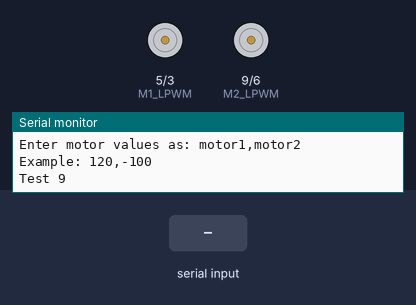
A sketch run on a simulated Arduino Uno, built with avr-gcc and run on an emulated ATmega328P. Parts: motor-driver pin pairs drawn as motors (green arrow = first pin HIGH = forward, orange = second pin HIGH = backward, longer = more drive), the last lines printed to the serial monitor. The test bench sets the inputs (shaded band).

Above: at 1.2 s.
1.3 s: "90,45\n" received over Serial
At 1.7 s:
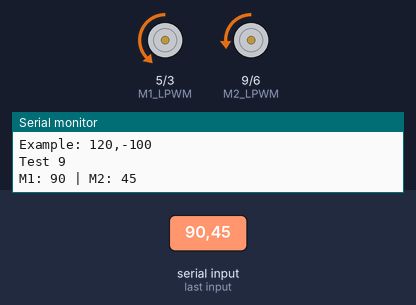
2.8 s: "30,150\n" received over Serial
At 4.0 s:
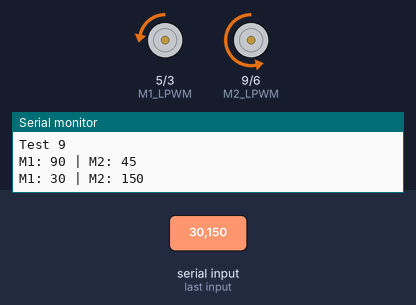
4.3 s: "1,90\n" received over Serial
At 5.1 s:
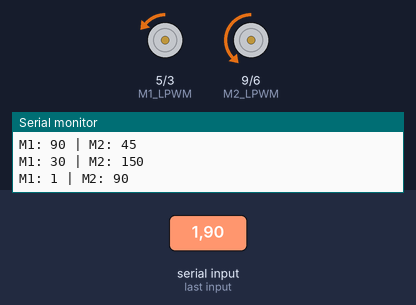
Timing chart, 0 to 7.3 s (numbered marks = the images above; inputs shaded):
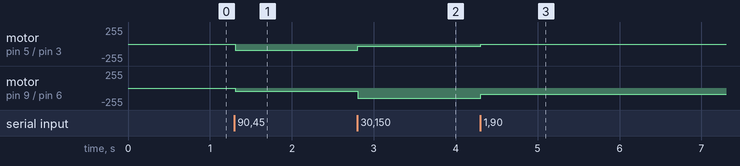

Measured:
- after the input at 1.3 s, motor on pin 5 (M1_LPWM) / pin 3 (M1_RPWM): stopped → backward 90/255 at once; motor on pin 9 (M2_LPWM) / pin 6 (M2_RPWM): stopped → backward 45/255 at once
- after the input at 2.8 s, motor on pin 5 (M1_LPWM) / pin 3 (M1_RPWM): backward 90/255 → backward 30/255 at once; motor on pin 9 (M2_LPWM) / pin 6 (M2_RPWM): backward 45/255 → backward 150/255 at once
- after the input at 4.3 s, motor on pin 5 (M1_LPWM) / pin 3 (M1_RPWM): backward 30/255 → backward 1/255 at once; motor on pin 9 (M2_LPWM) / pin 6 (M2_RPWM): backward 150/255 → backward 90/255 at once

The sketch:

motor_move.ino
```cpp
// Motor 1 (Right motor?)
const int M1_RPWM = 3;
const int M1_LPWM = 5;

// Motor 2 (Left motor?)
const int M2_RPWM = 6;
const int M2_LPWM = 9;

void setup() {
  Serial.begin(9600);

  pinMode(M1_RPWM, OUTPUT);
  pinMode(M1_LPWM, OUTPUT);
  pinMode(M2_RPWM, OUTPUT);
  pinMode(M2_LPWM, OUTPUT);

  Serial.println("Enter motor values as: motor1,motor2");
  Serial.println("Example: 120,-100");
  Serial.println("Test 9");
}

void loop() {
  if (Serial.available()) {
    String input = Serial.readStringUntil('\n');  // read line
    input.trim();

    int commaIndex = input.indexOf(',');
    if (commaIndex == -1) {
      // malformed input, ignore
      return;
    }

    // Parse values
    int m1Val = input.substring(0, commaIndex).toInt();
    int m2Val = input.substring(commaIndex + 1).toInt();

    // Set both motors simultaneously (allow forward + turning)
    setBTS7960(M1_RPWM, M1_LPWM, m1Val);
    setBTS7960(M2_RPWM, M2_LPWM, m2Val);

    // Rate-limit prints to avoid USB backpressure
    static unsigned long lastPrintMs = 0;
    const unsigned long PRINT_PERIOD_MS = 500;
    unsigned long now = millis();
    if (now - lastPrintMs >= PRINT_PERIOD_MS) {
      Serial.print("M1: "); Serial.print(m1Val);
      Serial.print(" | M2: "); Serial.println(m2Val);
      lastPrintMs = now;
    }
  }
}

void setBTS7960(int RPWM, int LPWM, int value) {
  int pwm = abs(value);
  if (pwm > 255) pwm = 255;  // clamp to PWM range

  if (value > 0) {
    analogWrite(RPWM, pwm);
    analogWrite(LPWM, 0);
  } else if (value < 0) {
    analogWrite(RPWM, 0);
    analogWrite(LPWM, pwm);
  } else {
    analogWrite(RPWM, 0);
    analogWrite(LPWM, 0);
  }
}
```
